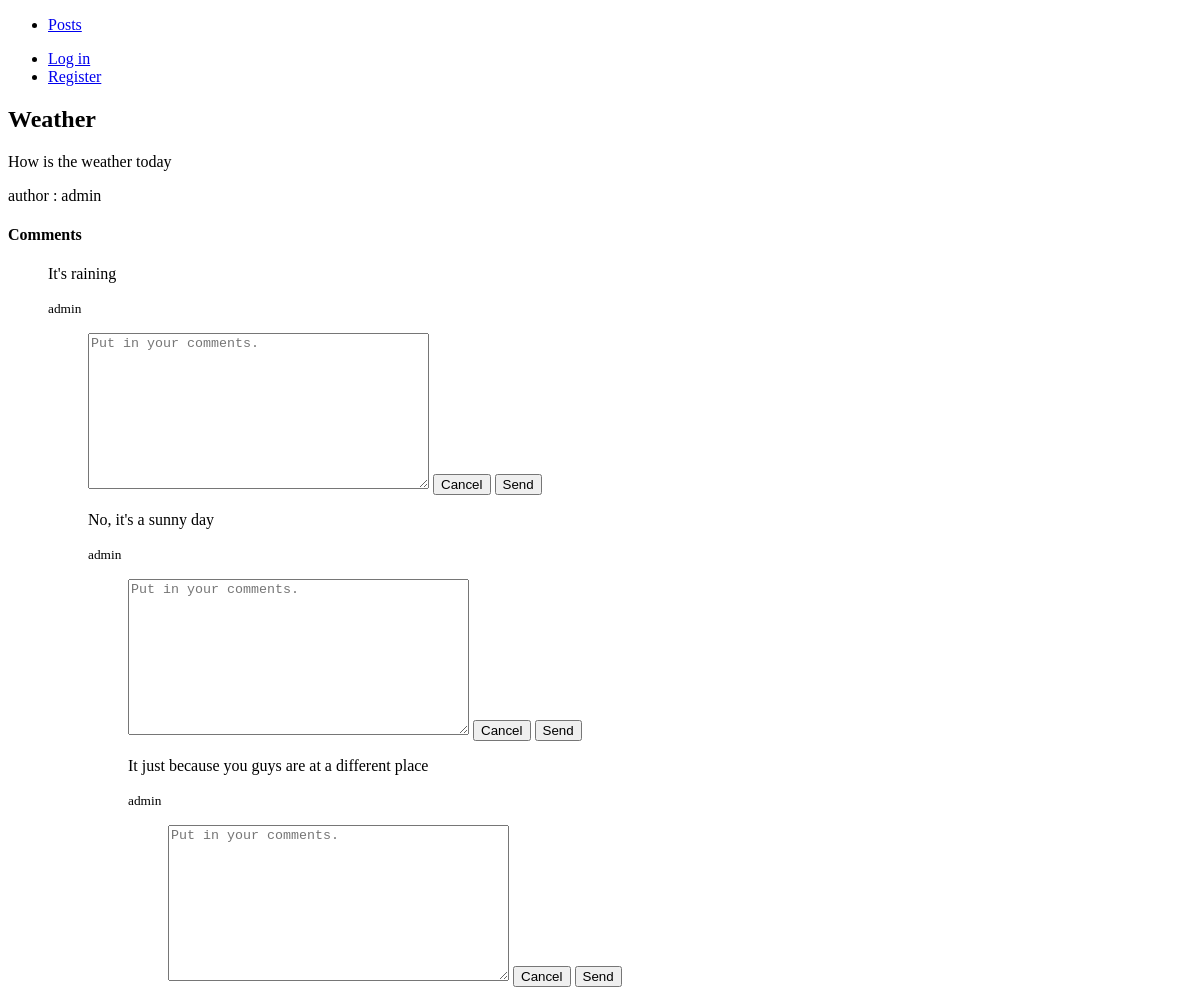
/post/1/, run on an earlier commit of the app's database.
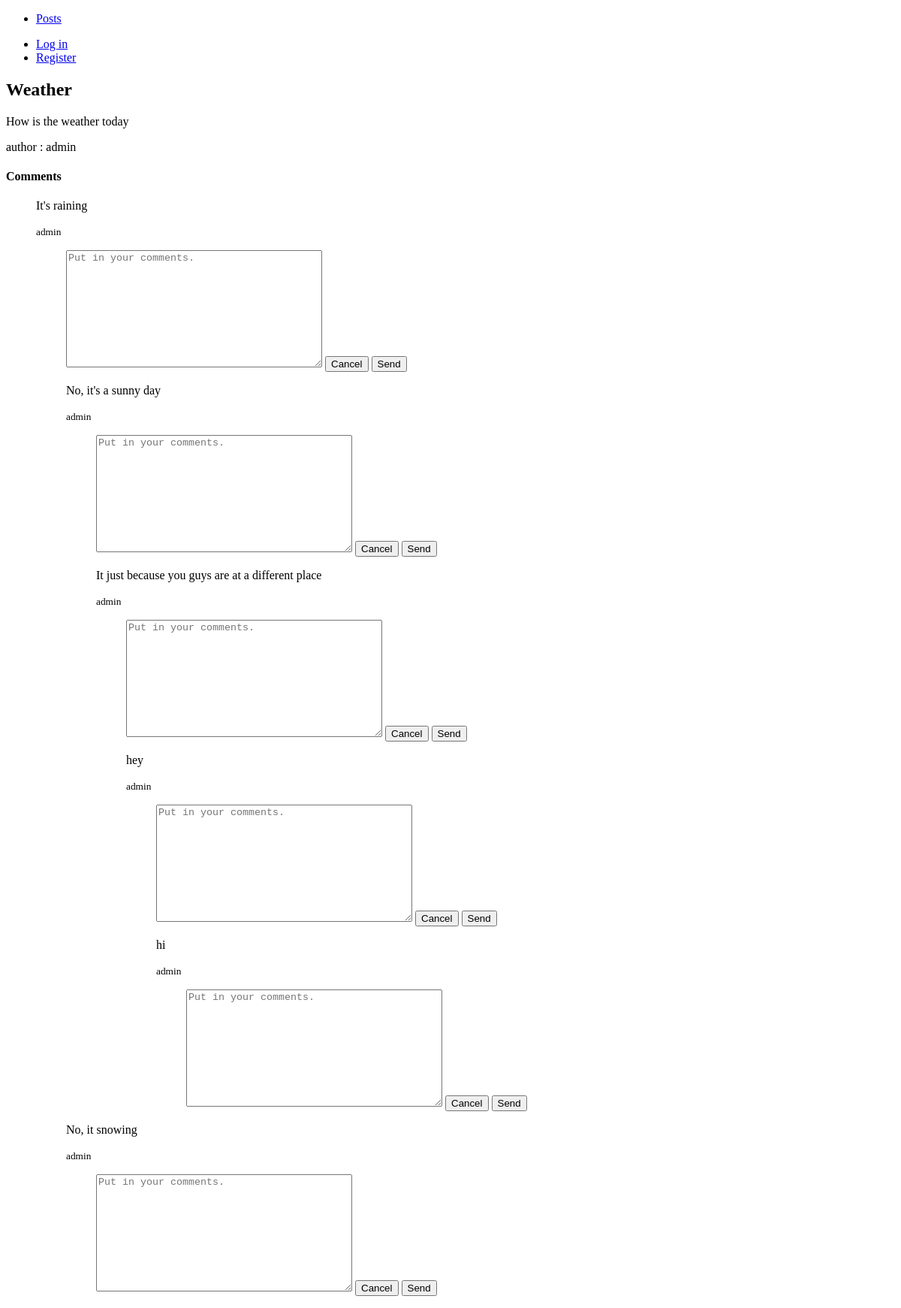
And on a later commit of the database.
### QuestionHub/models.py (models this page shows, shortened)
class Post(models.Model):
    author = models.ForeignKey(User, null=False, on_delete=models.CASCADE)
    title = models.CharField(max_length=255, null=False)
    body = models.TextField(null=False)
    timestamp = models.DateTimeField(auto_now_add=True)
    def get_comment(self):
        return self.comments.filter(parent=None)  # parent=None retrieves all the first level comments

class Response(models.Model):
    post = models.ForeignKey(Post, null=False, on_delete=models.CASCADE, related_name='comments')
    user = models.ForeignKey(User, null=False, on_delete=models.CASCADE)
    parent = models.ForeignKey('self', null=True, blank=True, on_delete=models.CASCADE)
    body = models.TextField(null=False)
    timestamp = models.DateTimeField(auto_now_add=True)
    def get_comment(self):
        return Response.objects.filter(parent=self)  # retrieve all the replies

### QuestionHub/views.py (the view, shortened to what this page needs)
# urls.py: path('post/<int:id>/', views.post_detail, name='post_detail'),
def post_detail(request, id):
    post = Post.objects.get(id=id)
    comment = CommentForm()
    reply = ReplyForm()
    context = {
        'post': post,
        'comment': comment,
        'reply': reply
    }
    return render(request, 'post_detail.html', context)

### QuestionHub/forms.py
class CommentForm(forms.ModelForm):
    class Meta:
        model = Response
        fields = ['body']

class ReplyForm(forms.ModelForm):
    class Meta:
        model = Response
        fields = ['body']
        widgets = {
            'body': forms.Textarea(attrs={
                'placeholder': "Put in your comments.",
            })
        }

### QuestionHub/templates/post_detail.html (shortened to what this page needs)
{% extends './base.html' %}
{% block post %}
<div class="post-Page">
    <h2 class="post-title">{{ post.title }}</h2>
    <p class="post-body">{{ post.body }}</p>
    <span class="post-author">author : {{ post.author.username }}</span>
    <div class="comment-container">
        <h4 class="comment-heading">Comments</h4>
        {% if not post.comments.all %}
            <p class="no-comments">Become the first comment.</p>
        {% else %}
            {% for comment_detail in post.get_comment %}
                {% include 'comments.html' with comment_detail=comment_detail %}
            {% endfor %}
        {% endif %}
    </div>
</div>
{% endblock %}

### QuestionHub/templates/base.html (shortened to what this page needs)
<!DOCTYPE html>
<html lang="en">
<head>
</head>
<body>
    {% include 'navbar.html' %}
    {% block post %}
    {% endblock %}
</body>
</html>

### QuestionHub/templates/navbar.html
<nav class="navbar">
    <div class="main-menu">
        <ul>
            <li>
                <a href="{% url 'home' %}">Posts</a>
            </li>
        </ul>
    </div>
    <div class="user-menu">
        <ul>
            {% if user.is_authenticated %}
            <li>
                <a href="{% url 'create_post' %}">Create a Post</a>
            </li>
            <li>
                <a href="{% url 'logout' %}">Log out</a>
            </li>
            {% else %}
            <li>
                <a href="{% url 'login' %}">Log in</a>
            </li>
            <li>
                <a href="{% url 'register' %}">Register</a>
            </li>
            {% endif %}
        </ul>
    </div>
</nav>

### QuestionHub/templates/comments.html (shortened to what this page needs)
<blockquote id="{{ comment_detail.id }}">
    <p class="comment-body">{{ comment_detail.body }}</p>
    <small class="comment-user">{{ comment_detail.user.username }}</small>
    <blockquote id="reply-form-{{ comment_detail.id }}" class="reply-form-container">
        <form method="POST" action="/reply/" class="reply-form">
            {{ reply.body }}
            <button type="button" class="cancel-button">Cancel</button>
            <input type="submit" class="reply-button" value="Send"/>
        </form>
    </blockquote>
    {% for replies in comment_detail.get_comment %}
        {% include 'comments.html' with comment_detail=replies %}
    {% endfor %}
</blockquote>

What changed in the data, as far as the page shows it:
added Response: body "hey", user.username "admin", shown under "It just because you guys are at a different place"
added Response: body "hi", user.username "admin", shown under "hey"
added Response: body "No, it snowing", user.username "admin", shown under "It's raining"
